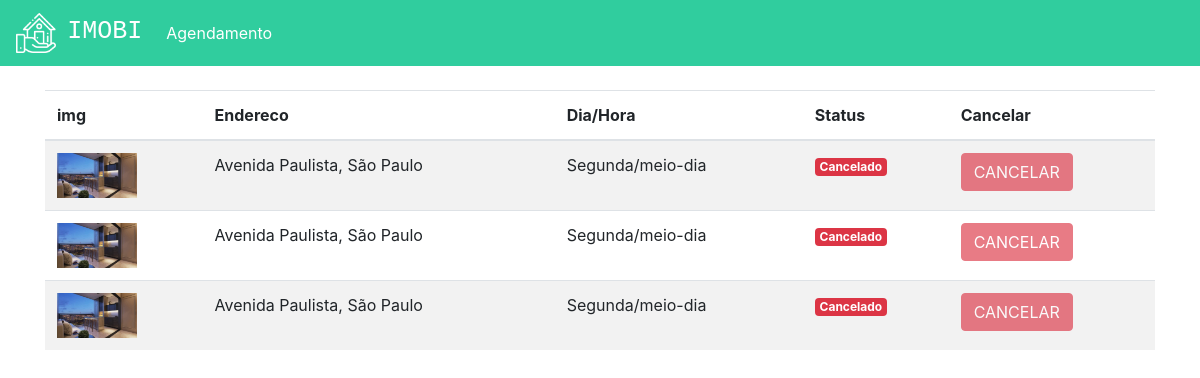
The app's page /agendamentos (signed in) with its own data.
### plataforma/models.py (models this page shows, shortened)
class Visitas(models.Model):
    choices = (('S', 'Segunda'),
                ('T', 'Terça'),
                ('Q', 'Quarta'),
                ('QI', 'Quinta'),
                ('SE', 'Sexta'),
                ('SA', 'Sabado'),
                ('D', 'Domingo'))
    choices_status = (('A', 'Agendado'),
                      ('F', 'Finalizado'),
                      ('C', 'Cancelado'))
    imovel = models.ForeignKey(Imovei, on_delete=models.DO_NOTHING)
    usuario = models.ForeignKey(User, on_delete=models.DO_NOTHING)
    dia = models.CharField(max_length=20)
    horario = models.TimeField()
    status = models.CharField(max_length=1, choices=choices_status, default="A")

class Imovei(models.Model):
    choices = (('V', 'Venda'),
               ('A', 'Aluguel'))
    choices_imovel = (('A', 'Apartamento'),
                      ('C', 'Casa'))
    imagens = models.ManyToManyField(Imagem) #Tipo de dado representa relacao NxN
    valor = models.FloatField()
    quartos = models.IntegerField()
    tamanho = models.FloatField()
    cidade = models.ForeignKey(Cidade, on_delete=models.DO_NOTHING) #FK
    rua = models.CharField(max_length=50)
    tipo = models.CharField(max_length=1, choices=choices)
    tipo_imovel = models.CharField(max_length=1, choices=choices_imovel)
    numero = models.IntegerField()
    descricao = models.TextField()
    dias_visita = models.ManyToManyField(DiasVisita)
    horarios = models.ManyToManyField(Horario)

class Imagem(models.Model):
    img = models.ImageField(upload_to='img')
    def __str__(self) -> str:
        return self.img.url

class Cidade(models.Model):
    nome = models.CharField(max_length=30)
    def __str__(self) -> str:
        return self.nome

### plataforma/views.py (the view)
# urls.py: path('agendamentos', views.agendamentos, name="agendamentos"),
def agendamentos(request):
    visitas = Visitas.objects.filter(usuario=request.user)
    return render(request, "agendamentos.html", {'visitas': visitas})

### plataforma/templates/agendamentos.html (shortened to what this page needs)
{% extends 'base.html' %}
{% load static %}
{% block 'head' %}
<link rel="stylesheet" href="{% static 'plataforma/css/home.css' %}">
{% endblock  %}
{% block 'body' %}
    <div class="container">
        <br>
        <table class="table table-striped">
        <thead>
            <tr>
                <th scope="col">img</th>
                <th scope="col">Endereco</th>
                <th scope="col">Dia/Hora</th>
                <th scope="col">Status</th>
                <th scope="col">Cancelar</th>
            </tr>
        </thead>
        <tbody>
            {% for visita in visitas %}
                <tr>
                    <th><img width="80" src="{{visita.imovel.imagens.all.0}}"></th>
                    <td>{{visita.imovel.rua}}, {{visita.imovel.cidade}}</td>
                    <td>{{visita.dia}}/{{visita.horario}}</td>
                    <td>
                        {% if visita.status == "C" %}
                            <span class="badge badge-danger">Cancelado</span>
                        {% endif %}
                    </td>
                    <td>
                        {% if visita.status == "A" %}
                            <a href="{% url 'cancelar_agendamento' visita.id %}" class="btn btn-danger">CANCELAR</a>
                        {% else %}
                            <a href="" class="btn btn-danger disabled">CANCELAR</a>
                        {% endif %}
                    </td>
                </tr>
            {% endfor %}
        </tbody>
    </table>
    </div>
{% endblock  %}

### templates/base.html (shortened to what this page needs)
{% load static %}
<!doctype html>
<html lang="pt-BR">
    {% if user.is_authenticated %}
      <nav class="navbar navbar-expand-lg navbar-dark bg_navbar">
        <a class="navbar-brand" href="{% url 'home' %}">
					<img width="40" src="{% static 'autenticacao/img/logo.png' %}">
							&nbsp<h3 class="font_logo">IMOBI</h3></a>
        <div class="collapse navbar-collapse" id="navbarNav">
          <ul class="navbar-nav">
            <li class="nav-item active">
              <a class="nav-link" href="{% url 'agendamentos' %}">Agendamento</a>
            </li>
          </ul>
        </div>
      </nav>
    {% endif %}
<head>
{% block 'head' %}{% endblock %}
<link rel="stylesheet" href="https://cdn.jsdelivr.net/npm/bootstrap@4.6.1/dist/css/bootstrap.min.css">
</head>
<body>
{% block 'body' %}{% endblock %}
</body>
</html>

### templates/static/plataforma/css/home.css (style rules this page uses)
.bg_navbar { background-color: #30CD9E; }
.font_logo { font-family: 'Courier New', Courier, monospace; font-size: 25px; display: inline; }

### records on screen
Visitas: imovel.imagens.all.0 (picture), imovel.rua "Avenida Paulista", imovel.cidade "São Paulo", dia "Segunda", horario "meio-dia", status "Cancelado"
Visitas: imovel.imagens.all.0 (picture), imovel.rua "Avenida Paulista", imovel.cidade "São Paulo", dia "Segunda", horario "meio-dia", status "Cancelado"
Visitas: imovel.imagens.all.0 (picture), imovel.rua "Avenida Paulista", imovel.cidade "São Paulo", dia "Segunda", horario "meio-dia", status "Cancelado"
